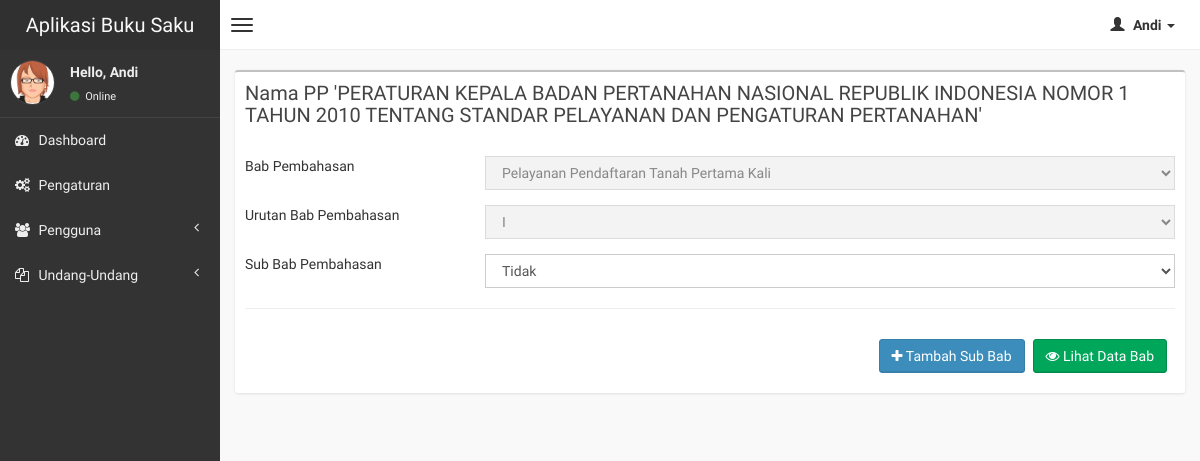
The app's page /pages/sop_sub_bab.php?id=25&id_bab_utama_sop=38 (signed in) with its own data.
### tables this page shows
CREATE TABLE `tb_bab_utama_sop` (
  `id_bab_utama_sop` int(11) NOT NULL,
  `id` int(11) NOT NULL,
  `ada_sub_bab_bab_utama` int(2) NOT NULL,
  `urutan_bab_utama_sop` varchar(10) NOT NULL,
  `judul_bab_utama_sop` varchar(300) NOT NULL,
  `tanggal_pembuatan` timestamp NOT NULL DEFAULT current_timestamp() ON UPDATE current_timestamp()
);

CREATE TABLE `tb_nama_uu` (
  `id` int(11) NOT NULL,
  `nama_uu` varchar(255) NOT NULL,
  `status` varchar(10) NOT NULL,
  `tanggal_pembuatan` timestamp NOT NULL DEFAULT current_timestamp() ON UPDATE current_timestamp()
);

### pages/sop_sub_bab.php (the view, shortened to what this page needs)
<?php
include '../connect/koneksi.php';
$get_id_bab_utama_sop = $_GET['id_bab_utama_sop'];
?>
<!DOCTYPE html>
<html>
<head>
  <link href="../css/bootstrap.min.css" rel="stylesheet" type="text/css" />
  <link href="../css/font-awesome.min.css" rel="stylesheet" type="text/css" />
  <link href="../css/ionicons.min.css" rel="stylesheet" type="text/css" />
  <link href="../css/morris/morris.css" rel="stylesheet" type="text/css" />
  <link href="../css/jvectormap/jquery-jvectormap-1.2.2.css" rel="stylesheet" type="text/css" />
  <link href="../css/fullcalendar/fullcalendar.css" rel="stylesheet" type="text/css" />
  <link href="../css/daterangepicker/daterangepicker-bs3.css" rel="stylesheet" type="text/css" />
  <link href="../css/bootstrap-wysihtml5/bootstrap3-wysihtml5.min.css" rel="stylesheet" type="text/css" />
  <link href="../css/AdminLTE.css" rel="stylesheet" type="text/css" />
</head>
<body class="skin-black">
  <header class="header">
    <a href="#" class="logo">
      Aplikasi Buku Saku
    </a>
    <nav class="navbar navbar-static-top" role="navigation">
      <a href="#" class="navbar-btn sidebar-toggle" data-toggle="offcanvas" role="button">
        <span class="icon-bar"></span>
        <span class="icon-bar"></span>
        <span class="icon-bar"></span>
      </a>
      <div class="navbar-right">
        <ul class="nav navbar-nav">
          <li class="dropdown user user-menu">
            <a href="#" class="dropdown-toggle" data-toggle="dropdown">
              <i class="glyphicon glyphicon-user"></i>
              <span><?= $_SESSION['nama']; ?> <i class="caret"></i></span>
            </a>
          </li>
        </ul>
      </div>
    </nav>
  </header>
  <div class="wrapper row-offcanvas row-offcanvas-left">
    <aside class="left-side sidebar-offcanvas">
      <section class="sidebar">
        <div class="user-panel">
          <div class="pull-left image">
            <img src="../img/avatar3.png" class="img-circle" alt="User Image" />
          </div>
          <div class="pull-left info">
            <p>Hello, <?= $_SESSION['nama']; ?></p>
            <a href="#"><i class="fa fa-circle text-success"></i> Online</a>
          </div>
        </div>
        <ul class="sidebar-menu">
          <li>
            <a href="../pages/dashboard.php">
              <i class="fa fa-dashboard"></i> <span>Dashboard</span>
            </a>
          </li>
          <li>
          <a href="../pages/pengaturan.php">
              <i class="fa fa-cogs"></i><span> Pengaturan</span>
            </a>
          </li>
          <li class="treeview">
            <a href="#">
              <i class="fa fa-users"></i>
              <span>Pengguna</span>
              <i class="fa fa-angle-left pull-right"></i>
            </a>
          </li>
          <li class="treeview">
            <a href="#">
              <i class="fa fa-copy"></i>
              <span>Undang-Undang</span>
              <i class="fa fa-angle-left pull-right"></i>
            </a>
          </li>
        </ul>
      </section>
    </aside>
    <aside class="right-side">
      <section class="content">
        <div class="row">
          <div class="col-xs-12">
            <div class="box">
              <?php
              $result = mysqli_query($con, "SELECT * FROM tb_bab_utama_sop JOIN tb_nama_uu USING(id) WHERE id_bab_utama_sop= '$get_id_bab_utama_sop'");
              while ($data = mysqli_fetch_array($result)) :
              ?>
                <div class="box-header">
                  <h3 class="box-title">Nama PP '<?= $data['nama_uu']; ?>'</h3>
                </div>
                <div class="box-body">
                  <div class="form-group row">
                    <span class="col-md-3">Bab Pembahasan</span>
                    <div class="col-md-9">
                      <select class="select form-control" id="bab_pembahasan" name="bab_pembahasan" disabled>
                        <option disabled selected><?= $data['judul_bab_utama_sop']; ?></option>
                      </select>
                    </div>
                  </div>
                  <div class="form-group row">
                    <span class="col-md-3">Urutan Bab Pembahasan</span>
                    <div class="col-md-9">
                      <select class="select form-control" id="urutan_bab_utama" name="urutan_bab_utama" disabled>
                        <option disabled selected><?= $data['urutan_bab_utama_sop']; ?></option>
                      </select>
                    </div>
                  </div>
                  <div class="form-group row">
                    <span class="col-md-3">Sub Bab Pembahasan</span>
                    <div class="col-md-9">
                      <select class="select form-control" id="sub_bab_utamaa" name="sub_bab_utamaa">
                        <option value="0">Tidak</option>
                      </select>
                    </div>
                  </div>
                  <hr>
                  <div class="0 kotak" id="ktk" hidden>
                  <div class="box-header justify-content-between ml-auto">
                    <button type="button" class="btn btn-success pull-right" style="margin-top: 10px; margin-right: 8px;" id="hidetable" onclick="hideTable()" aria-pressed="true">
                      <i class="fa fa-eye"></i> Lihat Data Bab
                    </button>
                    <button type="button" class="btn btn-primary pull-right" style="margin-top: 10px; margin-right: 8px;" id="unhidetable" onclick="unhideTable()" aria-pressed="true">
                      <i class="fa fa-plus"></i> Tambah Sub Bab
                    </button>
                  </div>
                  </div>
                </div>
              <?php
              endwhile;
              ?>
            </div>
          </div>
        </div>
      </section>
    </aside>
  </div>
</body>
</html>

### records on screen
tb_bab_utama_sop: tb_nama_uu.nama_uu "PERATURAN KEPALA BADAN PERTANAHAN NASIONAL REPUBLIK INDONESIA NOMOR 1 TAHUN 2010 TENTANG STANDAR PELAYANAN DAN PENGATURAN PERTANAHAN", bab_pembahasan "Pelayanan Pendaftaran Tanah Pertama Kali", urutan_bab_utama "I"

### other values on screen
$_SESSION['nama'] "Andi"
